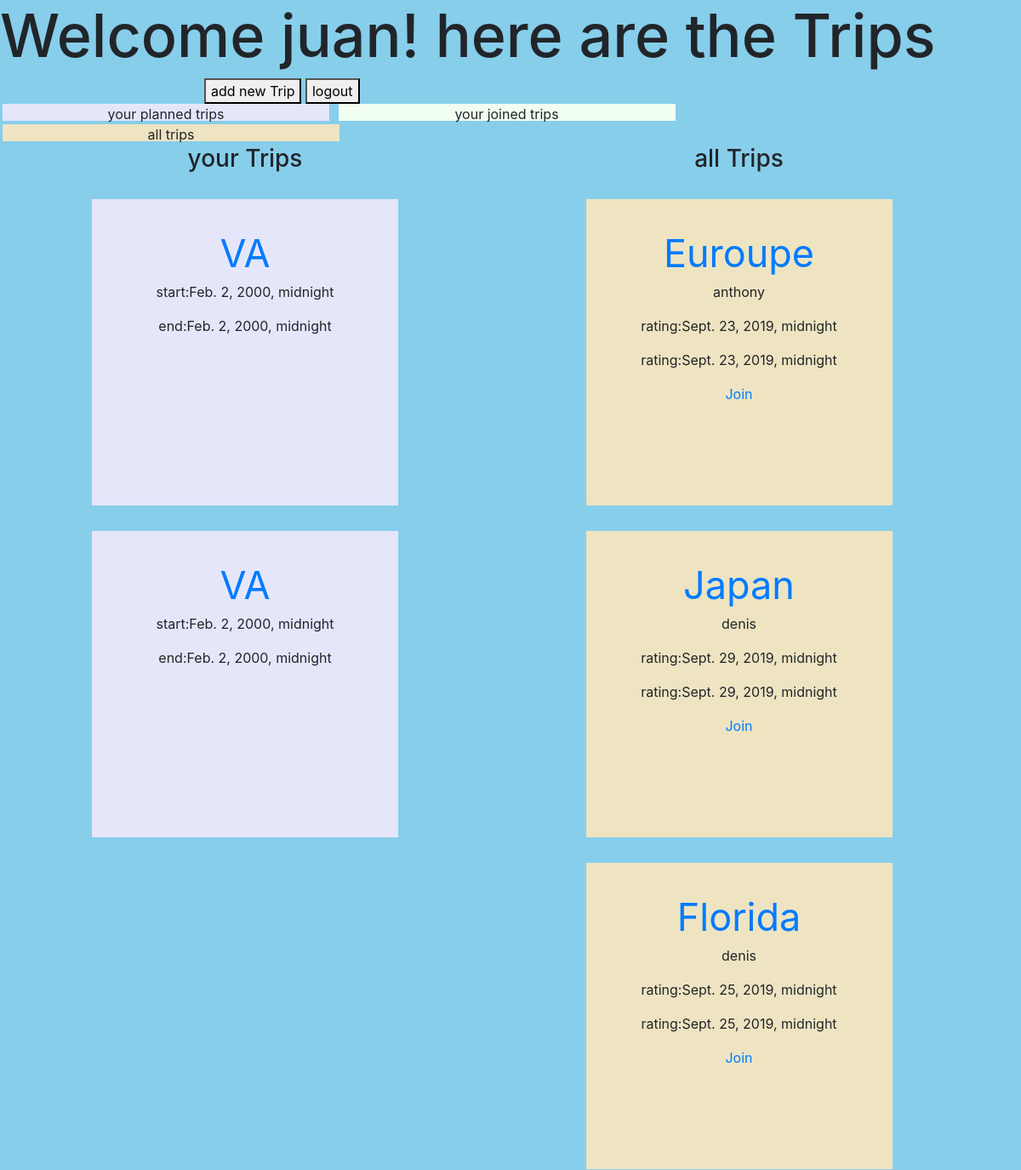
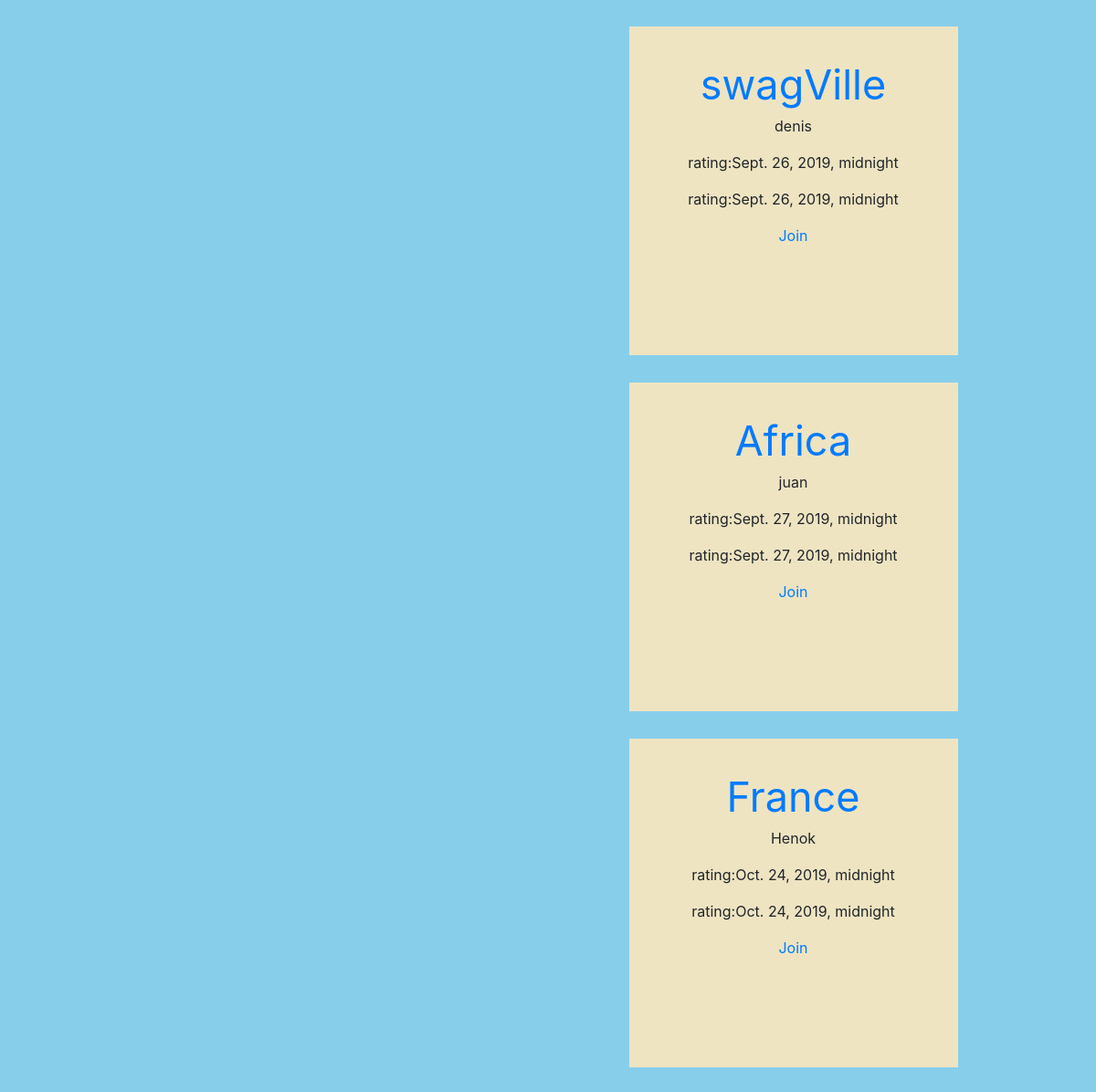
Page /travels (signed in) on the committed database (2 pictures, top to bottom).
### python_exam_app/models.py (models this page shows, shortened)
class User(models.Model):
    name = models.CharField(max_length=255)
    alias = models.CharField(max_length=255)
    email = models.CharField(max_length=255)
    password = models.CharField(max_length=255)
    created_at = models.DateTimeField(auto_now_add=True)
    updated_at = models.DateTimeField(auto_now_add=True)
    objects = UserManager()

class Trip(models.Model):
    destination =  models.CharField(max_length=255)
    start_date = created_at = models.DateTimeField()
    end_date = created_at = models.DateTimeField()
    plan = models.TextField()
    planner = models.ForeignKey(User, related_name='trips', on_delete=models.CASCADE)
    created_at = models.DateTimeField(auto_now_add=True)
    updated_at = models.DateTimeField(auto_now_add=True)
    buddies = models.ManyToManyField(User, related_name="trip")
    objects = TripManager()

### python_exam_app/views.py (the view)
# urls.py: path('travels', views.show_all_trips),
def show_all_trips(request):
    if 'id' not in request.session:
        return redirect('/')
    else:
        user = User.objects.get(id = request.session['id'])
        user_trips = Trip.objects.filter(planner = user.id)
        joined_trips = Trip.objects.filter(buddies = user.id)
        all_trips = Trip.objects.exclude(id__in = joined_trips)
        context = {
            'logged_in_user' : user,
            'user_trips': user_trips,
            'all_trips' : all_trips,
            'user' : user,
            'joined_trips' : joined_trips
        }
        return render(request, 'travel_advisery.html', context)

### python_exam_app/templates/travel_advisery.html (shortened to what this page needs)
<!DOCTYPE html>
<html lang="en">
<head>
    <link rel="stylesheet" href="https://stackpath.bootstrapcdn.com/bootstrap/4.3.1/css/bootstrap.min.css">
</head>
<body>
    <div id="maincontainer" >
        <h1>Welcome {{user.name}}! here are the Trips </h1>
        <a  id="logout_button" href="/add_trip"><button>add new Trip</button></a>
        <a  href="/logout"><button>logout</button></a>
        <br>
        <div id="keys">
            <div id="purple">
                <p>your planned trips</p>
            </div>
            <div id="green">
                    <p>your joined trips</p>
            </div>
            <div id="tan">
                    <p>all trips</p>
            </div>
        </div>
        <div id="reviews_container">
            <div class="inline" id="my_trips">
                <h3>your Trips</h3>
                {% for trip in user_trips %}
                    <div class="lavender_reviews my_reviews">
                        <a id="book_title" href="/trip/{{trip.id}}">{{trip.destination}}</a>
                        <p>start:{{trip.start_date}}</p>
                        <p>end:{{trip.start_date}}</p>
                    </div>
                {% endfor %}
            </div>
            <div class="inline " id="all_trips">
                <h3>all Trips</h3>
                {% for trip in all_trips %}
                    {% if trip.planner.id != request.session.id %}
                        <div class="tan_reviews all_reviews">
                            <a id="book_title" href="/trip/{{trip.id}}">{{trip.destination}}</a>
                            <p>{{trip.planner.name}}</p>
                            <p>rating:{{trip.start_date}}</p>
                            <p>rating:{{trip.start_date}}</p>
                            <a href="/join_trip/{{trip.id}}">Join</a>
                        </div>
                    {% endif %}
                {% endfor %}
            </div>
        </div>
    </div>
    </body>
</html>

### python_exam_app/templates/travel_advisery.html (style rules this page uses)
#maincontainer { background-color: skyblue; }
h1 { display: inline-block; font-size: 70px; }
#logout_button { margin-left: 20%; }
#purple { margin: 0 3px; width: 32%; height: 20px; background-color: lavender; display: inline-block; text-align: center; }
#green { margin: 0 3px; width: 33%; height: 20px; background-color: honeydew; display: inline-block; text-align: center; }
#tan { margin: 0 3px; width: 33%; height: 20px; background-color: #eee4c2; display: inline-block; text-align: center; }
.lavender_reviews { margin: 30px auto; background-color: lavender; width: 300px; height: 300px; text-align: center; padding: 30px; overflow-wrap: break-word; overflow: auto }
.tan_reviews { margin: 30px auto; background-color: #eee4c2; width: 300px; height: 300px; text-align: center; padding: 30px; overflow-wrap: break-word; overflow: auto; }
.inline { display: inline-block; width: 48%; vertical-align: top; text-align: center; border-radius: 15px; }
#book_title { font-size: 45px; }
* { -webkit-box-sizing: content-box; -moz-box-sizing: content-box; box-sizing: content-box; }
*:before,*:after { -webkit-box-sizing: content-box; -moz-box-sizing: content-box; box-sizing: content-box; }

### rows in the picture
User: name "juan"
Trip: destination "VA", start_date "Feb. 2, 2000, midnight"
Trip: destination "VA", start_date "Feb. 2, 2000, midnight"
Trip: destination "Euroupe", planner.name "anthony", start_date "Sept. 23, 2019, midnight"
Trip: destination "Japan", planner.name "denis", start_date "Sept. 29, 2019, midnight"
Trip: destination "Florida", planner.name "denis", start_date "Sept. 25, 2019, midnight"
Trip: destination "swagVille", planner.name "denis", start_date "Sept. 26, 2019, midnight"
Trip: destination "Africa", planner.name "juan", start_date "Sept. 27, 2019, midnight"
Trip: destination "France", planner.name "Henok", start_date "Oct. 24, 2019, midnight"
